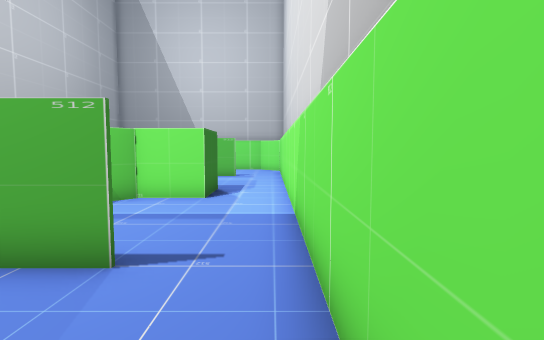
View 1 (above)

14 first-person views from a walk through a Unity game level. The camera is 1.4 m above the floor, tilts 4° down and sees 85° across. The floor is counted in squares, 1 m on a side. Each view is taken from the middle of a square. On the plan, view 1 faces up. The plan holds only what a view shows up to about 14 squares ahead; the rest is blank.

View 2
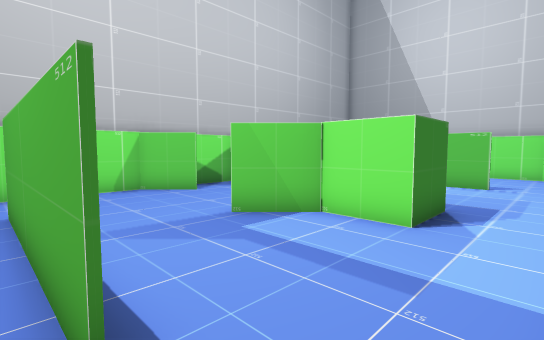

View 3
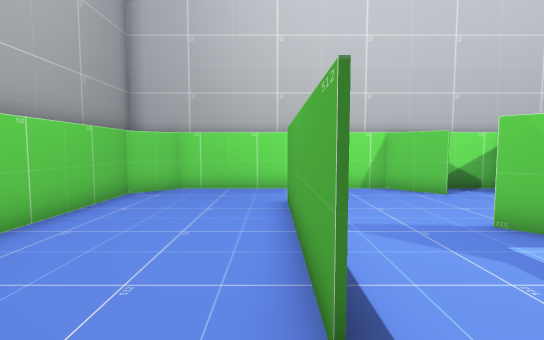

View 4
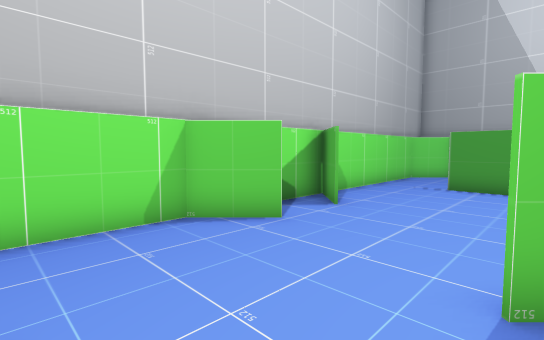

View 5
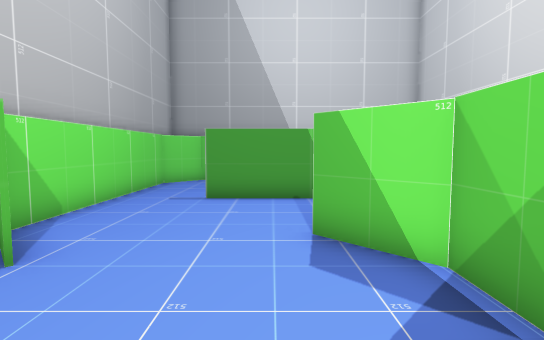

View 6
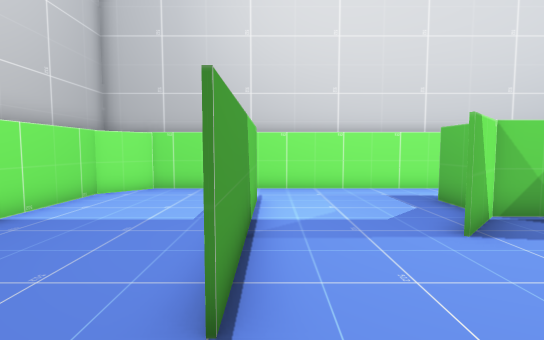

View 7
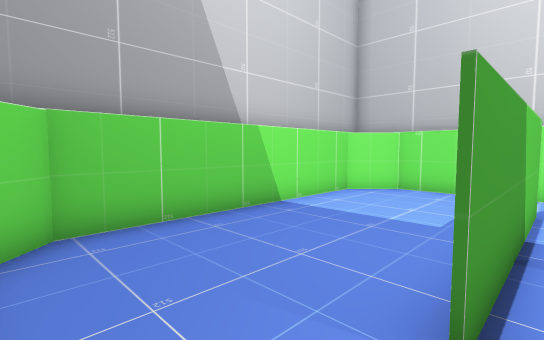

View 8
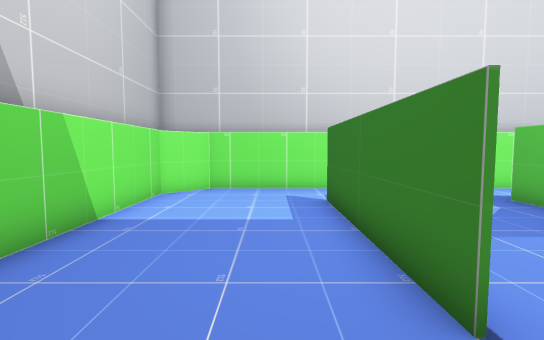

View 9
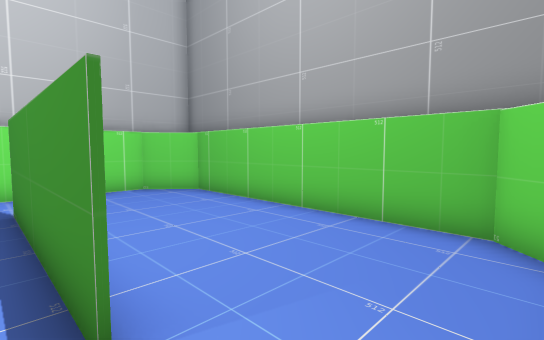

View 10
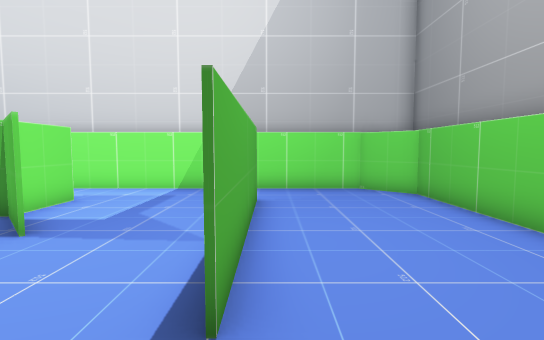

View 11
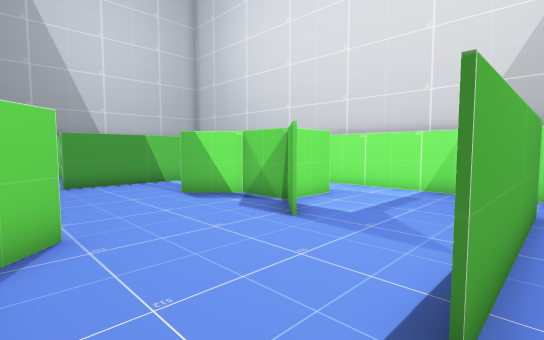

View 12
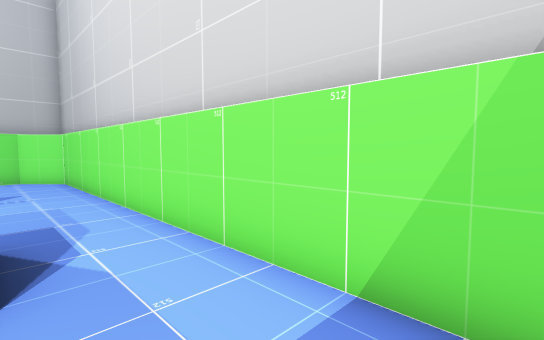

View 13
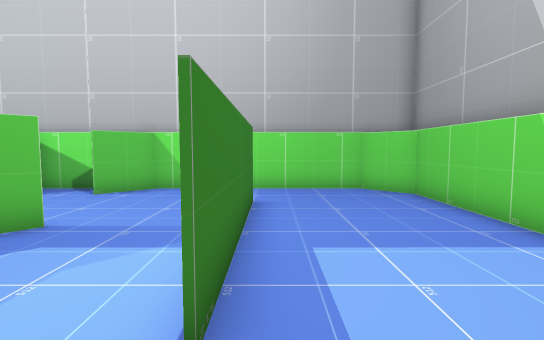

View 14
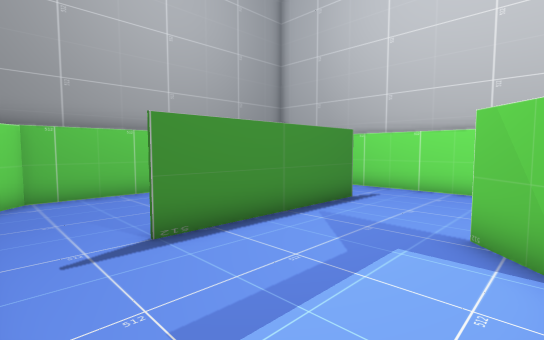

### Floor plan
Points are (right, up) in squares from view 1. A wall is a line through its corners. A room is listed if a view was taken in it or the views show most of it. See-through windows are left out.
Room 1 (views 1, 2, 3, 4, 5, 6, 7, 8, 9, 10, 11, 12, 13, 14)
walls: (-5.3, 11.9) (-4.8, 11.5); (-3.1, 10.4) (-1.9, 10.4) (-1.9, 8.4) (-3.9, 8.4); (-3.8, 8.4) (-5.3, 6.9); (-5.4, 7) (-3.9, 8.5) (-3.9, 10.4) (-5.3, 11.8); (-9.1, 10.4) (-10.5, 11.8); (-9.1, 8.4) (-10.5, 7) (-10.5, -0.3) (-9.3, -1.5) (-0.8, -1.5) (0.5, -0.1) (0.5, 19.2) (-0.8, 20.5) (-9.2, 20.5) (-10.5, 19.2) (-10.5, 7.8); (-10.5, 11.9) (-9, 10.4); (-1.9, 15.4) (-8, 15.4); (-8, 15.5) (-1.9, 15.5); (-8, 3.5) (-1.9, 3.5); (-1.9, 3.4) (-8, 3.4)

Where each view was taken, in squares from view 1:
view 1: 0 up, 0 right, facing up
view 2: 3 up, 0 right, facing up-left
view 3: 3 up, 0 right, facing left
view 4: 4 up, 5 left, facing up-left
view 5: 7 up, 6 left, facing up
view 6: 15 up, 10 left, facing right
view 7: 15 up, 10 left, facing up-right
view 8: 17 up, 10 left, facing right
view 9: 4 up, 10 left, facing down-right
view 10: 3 up, 10 left, facing right
view 11: 3 up, 10 left, facing up-right
view 12: 5 up, 2 left, facing up-right
view 13: 16 up, 0 right, facing left
view 14: 8 up, 0 right, facing down-left
